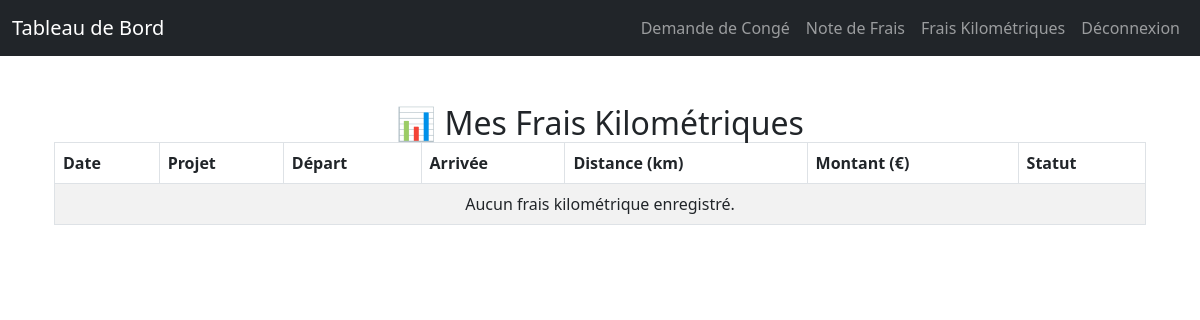
The page /my-kilometric-expenses/ (signed in) on the database as committed earlier.
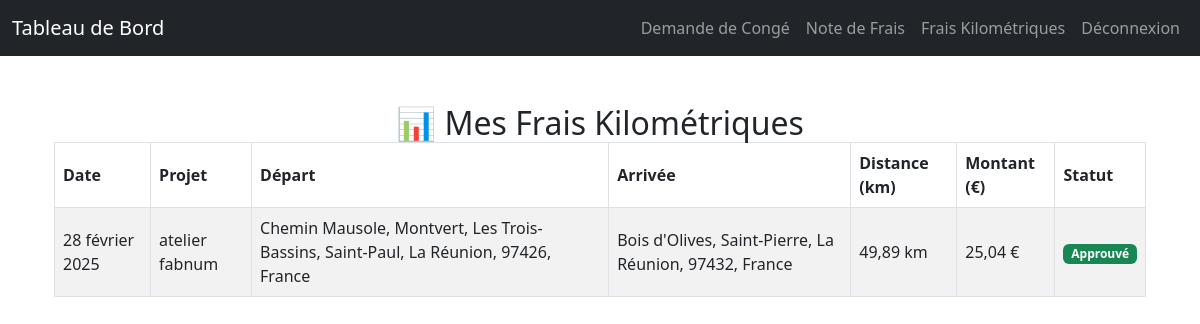
The same page on the database as committed later.
### rh_management/models.py (models this page shows, shortened)
class KilometricExpense(models.Model):
    STATUS_CHOICES = [
        ("pending", "En attente"),
        ("approved", "Approuvé"),
        ("rejected", "Rejeté"),
    ]
    user = models.ForeignKey(User, on_delete=models.CASCADE)
    date = models.DateField()
    vehicle_type = models.CharField(max_length=20, choices=VEHICLE_TYPES)
    fiscal_power = models.IntegerField()
    departure = models.CharField(max_length=255)
    departure_lat = models.FloatField(blank=True, null=True)
    departure_lng = models.FloatField(blank=True, null=True)
    arrival = models.CharField(max_length=255)
    arrival_lat = models.FloatField(blank=True, null=True)
    arrival_lng = models.FloatField(blank=True, null=True)
    distance = models.FloatField(blank=True, null=True)
    project = models.CharField(max_length=255, blank=True, null=True)  # Nouveau champ "Projet"
    amount = models.DecimalField(max_digits=10, decimal_places=2)  # Déjà limité à 2 décimales
    status = models.CharField(
        max_length=10,
        choices=STATUS_CHOICES,
        default='pending'
    )
    description = models.CharField(max_length=255, blank=True)

### rh_management/views.py (the view)
# urls.py: path("my-kilometric-expenses/", my_kilometric_expenses, name="my_kilometric_expenses"),  # View my kilometric expenses
@login_required
def my_kilometric_expenses(request):
    expenses = KilometricExpense.objects.filter(user=request.user).order_by("-date")
    return render(request, "rh_management/my_kilometric_expenses.html", {"expenses": expenses})

### templates/rh_management/my_kilometric_expenses.html
{% extends "base.html" %}
{% block content %}
<div class="container mt-5">
    <h2 class="mb-0 text-center">📊 Mes Frais Kilométriques</h2>
    <div class="table-responsive">
        <table class="table table-striped table-bordered">
            <thead class="thead-dark">
                <tr>
                    <th>Date</th>
                    <th>Projet</th>
                    <th>Départ</th>
                    <th>Arrivée</th>
                    <th>Distance (km)</th>
                    <th>Montant (€)</th>
                    <th>Statut</th>
                </tr>
            </thead>
            <tbody>
                {% for expense in expenses %}
                <tr>
                    <td>{{ expense.date }}</td>
                    <td>{% if expense.project %} {{ expense.project }} {% else %} Aucun projet {% endif %}</td>
                    <td>{{ expense.departure }}</td>
                    <td>{{ expense.arrival }}</td>
                    <td>{% if expense.distance %}{{ expense.distance|floatformat:2 }} km{% else %}N/A{% endif %}</td>
                    <td>{{ expense.amount|floatformat:2 }} €</td>
                    <td>
                        <span class="badge bg-{% if expense.status == 'approved' %}success{% elif expense.status == 'pending' %}warning{% else %}danger{% endif %}">
                            {{ expense.get_status_display }}
                        </span>
                    </td>
                </tr>
                {% empty %}
                <tr>
                    <td colspan="7" class="text-center">Aucun frais kilométrique enregistré.</td>
                </tr>
                {% endfor %}
            </tbody>
        </table>
    </div>
</div>
{% endblock %}

Rows that differ between the two databases and show on the page:
added KilometricExpense: date "28 février 2025", project "atelier fabnum", departure "Chemin Mausole, Montvert, Les Trois-Bassins, Saint-Paul, La Réunion, 97426, France", arrival "Bois d'Olives, Saint-Pierre, La Réunion, 97432, France", distance "49,89", amount "25,04", status "Approuvé"
Other text that changed with them:
text no longer shown: "Aucun frais kilométrique enregistré."
